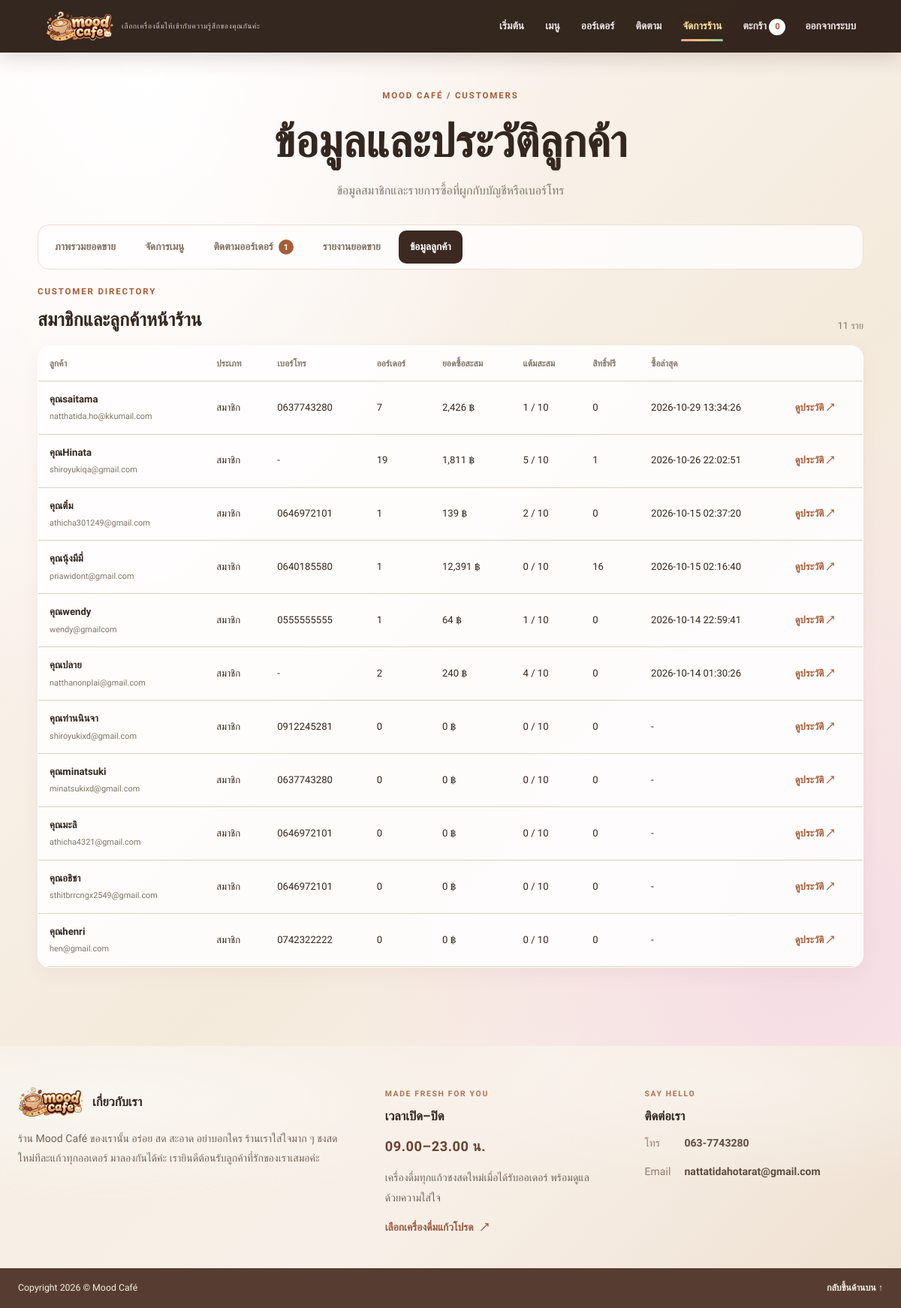
The page /admin/customers (signed in) on the database its author committed.
### tables this page shows
CREATE TABLE users (
                id INTEGER PRIMARY KEY AUTOINCREMENT,
                username TEXT NOT NULL UNIQUE,
                email TEXT NOT NULL UNIQUE,
                password_hash TEXT NOT NULL,
                created_at TEXT
            , is_admin INTEGER DEFAULT 0, phone TEXT, email_verified INTEGER NOT NULL DEFAULT 1, loyalty_stamps INTEGER NOT NULL DEFAULT 0);

### app.py (the view, shortened to what this page needs)
@app.route("/admin/customers")
def admin_customers():
    denied = admin_only()
    if denied:
        return denied
    selected_user = request.args.get("user", type=int)
    selected_phone = request.args.get("phone", "").strip()
    customers = []
    detail = None
    with sqlite3.connect(DB_PATH) as conn:
        conn.row_factory = sqlite3.Row
        members = conn.execute(
            """SELECT u.id, u.username, u.email, u.phone, u.created_at,
                      COALESCE(u.loyalty_stamps,0) AS loyalty_stamps,
                      (SELECT COUNT(*) FROM loyalty_rewards r WHERE r.user_id=u.id AND r.redeemed_order_id IS NULL) AS rewards_available,
                      COUNT(o.id) AS order_count,
                      COALESCE(SUM(CASE WHEN o.payment_status='paid' THEN o.total ELSE 0 END),0) AS spent,
                      MAX(o.created_at) AS last_order
               FROM users u LEFT JOIN orders o ON o.user_id=u.id
               WHERE u.is_admin=0 AND u.email_verified=1 GROUP BY u.id ORDER BY last_order DESC, u.id DESC"""
        ).fetchall()
        for row in members:
            customers.append({**dict(row), "kind": "สมาชิก", "key": str(row["id"])})
        guests = conn.execute(
            """SELECT customer_phone AS phone, MAX(customer_name) AS username,
                      COUNT(*) AS order_count,
                      COALESCE(SUM(CASE WHEN payment_status='paid' THEN total ELSE 0 END),0) AS spent,
                      MAX(created_at) AS last_order
               FROM orders WHERE user_id IS NULL AND customer_phone IS NOT NULL AND customer_phone != ''
               GROUP BY customer_phone ORDER BY last_order DESC"""
        ).fetchall()
        for row in guests:
            customers.append({**dict(row), "id": None, "email": "", "created_at": None,
                              "loyalty_stamps": 0, "rewards_available": 0,
                              "kind": "ลูกค้าหน้าร้าน", "key": row["phone"]})
        customers.sort(key=lambda customer: customer.get("last_order") or "", reverse=True)
        if detail:
            detail["orders"] = []
            for history_row in history_rows:
                order = dict(history_row)
                order["items"] = normalize_order_items(order.get("items_json"))
                detail["orders"].append(order)
    return render_template("admin_customers.html", customers=customers, detail=detail,
                           active_admin_page="customers", pending_order_count=get_admin_sales_summary()["pending_order_count"])

### app.py (called while the page is built)
@app.after_request
def prevent_stale_page_cache(response):
    if response.mimetype == "text/html":
        response.headers["Cache-Control"] = "no-store, no-cache, must-revalidate, max-age=0"
        response.headers["Pragma"] = "no-cache"
    return response

def format_number_with_commas(value, decimals=None):
    try:
        amount = Decimal(str(value if value is not None else 0))
        if decimals is not None:
            digits = max(0, int(decimals))
            quantum = Decimal("1").scaleb(-digits)
            amount = amount.quantize(quantum, rounding=ROUND_HALF_UP)
            return format(amount, f",.{digits}f")
        rendered = format(amount, ",f")
        return rendered.rstrip("0").rstrip(".") if "." in rendered else rendered
    except (InvalidOperation, ValueError, TypeError, OverflowError):
        return str(value if value is not None else "")

@app.context_processor
def inject_menu_image_keys():
    with sqlite3.connect(DB_PATH) as conn:
        conn.row_factory = sqlite3.Row
        rows = conn.execute("SELECT name, image_filename FROM menu_items WHERE image_filename IS NOT NULL").fetchall()
    image_urls = {row["name"]: url_for("static", filename=f"uploads/menu/{row['image_filename']}") for row in rows}
    return {"menu_image_keys": MENU_IMAGE_KEYS, "menu_image_urls": image_urls, "current_year": datetime.now().year}

def admin_only():
    if not session.get("is_admin"):
        return redirect(url_for("home"))
    return None

### templates/admin_customers.html (shortened to what this page needs)
{% extends 'base.html' %}
{% block content %}
<section class="page-heading compact">
    <p class="eyebrow">MOOD CAFÉ / CUSTOMERS</p>
    <h1>ข้อมูลและประวัติลูกค้า</h1>
    <p>ข้อมูลสมาชิกและรายการซื้อที่ผูกกับบัญชีหรือเบอร์โทร</p>
</section>
{% include '_admin_nav.html' %}
<section class="admin-section">
    {% if detail %}
    <article class="customer-detail admin-card">
        <a class="text-link" href="{{ url_for('admin_customers') }}">← กลับไปข้อมูลลูกค้า</a>
        {% set customer_label = detail.username or 'ลูกค้าหน้าร้าน' %}
        <h2>{{ customer_label if customer_label.startswith('คุณ') else 'คุณ' ~ customer_label }}</h2>
        {% if detail.email %}<p>อีเมล: {{ detail.email }}</p>{% endif %}
        {% if detail.phone %}<p>โทร: {{ detail.phone }}</p>{% endif %}
        <p>แก้วสะสม: {{ detail.loyalty_stamps|default(0)|number(0) }} / 10 · สิทธิ์แลกเครื่องดื่มฟรีคงเหลือ: {{ detail.rewards_available|default(0)|number(0) }} ครั้ง (ครั้งละ 1 แก้ว)</p>
        <h3>ประวัติการซื้อ · {{ detail.orders|length|number(0) }} ออร์เดอร์</h3>
        {% if detail.orders %}
        <div class="customer-order-list">
            {% for order in detail.orders %}
            <div class="customer-order-row"><span>{{ order.created_at }} · #{{ order.id|number(0) }}</span><strong>{{ (order.total or 0)|number(0) }} ฿</strong><span>{{ order.status }}</span><a href="{{ url_for('print_receipt', tracking_code=order.tracking_code) }}" target="_blank" rel="noopener">ใบเสร็จ ↗</a></div>
            {% endfor %}
        </div>
        {% else %}<p>ยังไม่มีประวัติการซื้อ</p>{% endif %}
    </article>
    {% else %}
    <section class="admin-section-heading"><div><p class="eyebrow">CUSTOMER DIRECTORY</p><h2>สมาชิกและลูกค้าหน้าร้าน</h2></div><span>{{ customers|length|number(0) }} ราย</span></section>
    {% if customers %}
    <div class="customer-table-wrap"><table class="customer-table"><thead><tr><th>ลูกค้า</th><th>ประเภท</th><th>เบอร์โทร</th><th>ออร์เดอร์</th><th>ยอดซื้อสะสม</th><th>แต้มสะสม</th><th>สิทธิ์ฟรี</th><th>ซื้อล่าสุด</th><th></th></tr></thead><tbody>
        {% for customer in customers %}
        {% set customer_label = customer.username or 'ลูกค้าหน้าร้าน' %}
        <tr><td><strong>{{ customer_label if customer_label.startswith('คุณ') else 'คุณ' ~ customer_label }}</strong>{% if customer.email %}<small>{{ customer.email }}</small>{% endif %}</td><td>{{ customer.kind }}</td><td>{{ customer.phone or '-' }}</td><td>{{ customer.order_count|number(0) }}</td><td>{{ customer.spent|number(0) }} ฿</td><td>{{ customer.loyalty_stamps|number(0) }} / 10</td><td>{{ customer.rewards_available|number(0) }}</td><td>{{ customer.last_order or '-' }}</td><td><a href="{{ url_for('admin_customers', user=customer.id) if customer.id else url_for('admin_customers', phone=customer.phone) }}">ดูประวัติ ↗</a></td></tr>
        {% endfor %}
    </tbody></table></div>
    {% else %}<div class="empty-state"><h2>ยังไม่มีข้อมูลลูกค้า</h2><p>ข้อมูลสมาชิกจะแสดงเมื่อมีการสมัครสมาชิกหรือสั่งซื้อ</p></div>{% endif %}
    {% endif %}
</section>
{% endblock %}

### static/css/style.css (style rules this page uses)
:root { --blush:#f4eadb;--pink:#efe1cf;--red:#a85d37;--red-dark:#78442d;--ink:#33271f;--muted:#817466;--line:#dfd0bd;--white:#fffaf2;--black:#2e2118;--sage:#c4aa83;--shadow:0 18px 50px rgba(89,53,29,.13);--radius:22px }
*,*::before,*::after { box-sizing:border-box }
html { scroll-behavior:smooth }
body { margin:0;color:var(--ink);font-family:"Anuphan","Leelawadee UI",Tahoma,sans-serif;line-height:1.7;background:radial-gradient(ellipse at 16% 5%,#fff 0,transparent 34rem),radial-gradient(ellipse at 90% 72%,#f5dce3 0,transparent 38rem),linear-gradient(135deg,#fff8f9,var(--blush) 55%,#fff5f6);-webkit-font-smoothing:antialiased }
a { color:inherit;text-decoration:none }
h1,h2,h3,p { margin-top:0 }
h1,h2,h3 { line-height:1.32;letter-spacing:0;font-family:"Anuphan","Leelawadee UI",Tahoma,sans-serif;font-weight:700 }
h1 { font-size:clamp(2rem,5vw,4.4rem) }
h2 { font-size:clamp(1.25rem,2.5vw,1.8rem) }
p { color:var(--muted) }
.eyebrow { display:flex;align-items:center;gap:9px;color:var(--red);font-size:.72rem;font-weight:850;letter-spacing:.16em }
.page-heading { text-align:center;max-width:760px;margin:12px auto 38px }
.page-heading h1 { margin:0 0 12px }
.page-heading>p:not(.eyebrow) { font-size:1rem }
.page-heading.compact { margin:6px auto 32px }
.page-heading .eyebrow { justify-content:center }
.admin-stats small,.admin-section-heading>span { color:var(--muted);font-size:.8rem }
.admin-section { max-width:1100px;margin:0 auto 34px;scroll-margin-top:22px }
.admin-section-heading { display:flex;justify-content:space-between;align-items:end;gap:15px;margin:15px 0 }
.admin-section-heading h2 { margin:2px 0;font-size:1.55rem }
.customer-table-wrap { overflow:auto;border:1px solid #fff;border-radius:17px;background:rgba(255,254,254,.92);box-shadow:0 8px 23px rgba(132,69,87,.06) }
.customer-table { width:100%;border-collapse:collapse;min-width:760px }
.customer-table th,.customer-table td { padding:13px 15px;border-bottom:1px solid var(--line);text-align:left;font-size:.82rem }
.customer-table th { color:var(--muted);font-size:.74rem }
.customer-table td strong,.customer-table td small { display:block }
.customer-table td small { margin-top:3px;color:var(--muted) }
.customer-table td a,.customer-order-row a { color:var(--red);font-weight:800;text-decoration:none }

### rows shown on the page
users: username "คุณsaitama", email "natthatida.ho@kkumail.com", kind "สมาชิก", phone "0637743280", order_count|number "7", spent|number "2,426", loyalty_stamps|number "1", rewards_available|number "0", last_order "2026-10-29 13:34:26"
users: username "คุณHinata", email "shiroyukiqa@gmail.com", kind "สมาชิก", phone "-", order_count|number "19", spent|number "1,811", loyalty_stamps|number "5", rewards_available|number "1", last_order "2026-10-26 22:02:51"
users: username "คุณติ๋ม", email "athicha301249@gmail.com", kind "สมาชิก", phone "0646972101", order_count|number "1", spent|number "139", loyalty_stamps|number "2", rewards_available|number "0", last_order "2026-10-15 02:37:20"
users: username "คุณนุ้งมีมี่", email "priawidont@gmail.com", kind "สมาชิก", phone "0640185580", order_count|number "1", spent|number "12,391", loyalty_stamps|number "0", rewards_available|number "16", last_order "2026-10-15 02:16:40"
users: username "คุณwendy", email "wendy@gmailcom", kind "สมาชิก", phone "0555555555", order_count|number "1", spent|number "64", loyalty_stamps|number "1", rewards_available|number "0", last_order "2026-10-14 22:59:41"
users: username "คุณปลาย", email "natthanonplai@gmail.com", kind "สมาชิก", phone "-", order_count|number "2", spent|number "240", loyalty_stamps|number "4", rewards_available|number "0", last_order "2026-10-14 01:30:26"
users: username "คุณท่านนินจา", email "shiroyukixd@gmail.com", kind "สมาชิก", phone "0912245281", order_count|number "0", spent|number "0", loyalty_stamps|number "0", rewards_available|number "0", last_order "-"
users: username "คุณminatsuki", email "minatsukixd@gmail.com", kind "สมาชิก", phone "0637743280", order_count|number "0", spent|number "0", loyalty_stamps|number "0", rewards_available|number "0", last_order "-"
users: username "คุณมะลิ", email "athicha4321@gmail.com", kind "สมาชิก", phone "0646972101", order_count|number "0", spent|number "0", loyalty_stamps|number "0", rewards_available|number "0", last_order "-"
users: username "คุณอธิชา", email "sthitbrrcngx2549@gmail.com", kind "สมาชิก", phone "0646972101", order_count|number "0", spent|number "0", loyalty_stamps|number "0", rewards_available|number "0", last_order "-"
users: username "คุณhenri", email "hen@gmail.com", kind "สมาชิก", phone "0742322222", order_count|number "0", spent|number "0", loyalty_stamps|number "0", rewards_available|number "0", last_order "-"

### other values the page prints
{{ 'ออร์เดอร์' if session.get('is_admin') else 'ประวัติคำสั่งซื้อ' }} "ออร์เดอร์"
{{ site_count|number(0) }} "0"
{{ pending_order_count|number(0) }} "1"
{{ customers|length|number(0) }} "11"
